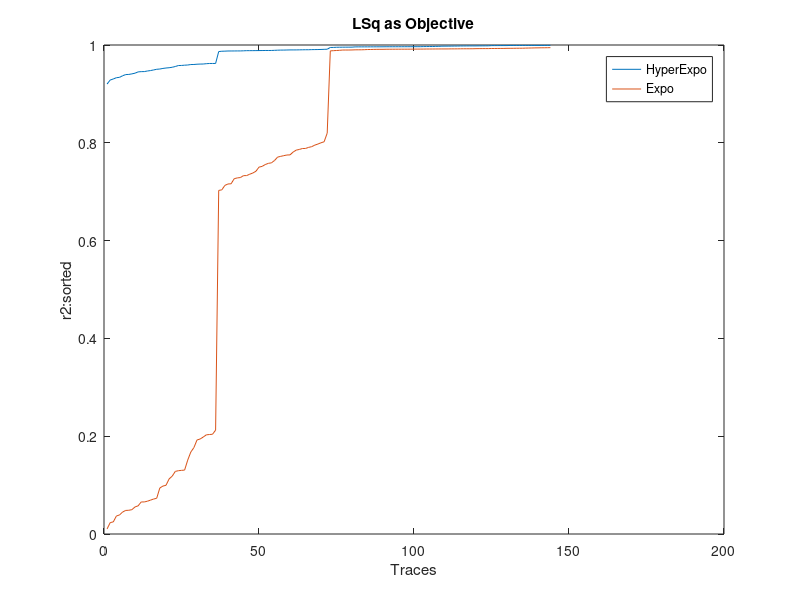

Write the MATLAB code that produced this figure.
function proc_csv()
%plots necessary graphs, charts of the data between csv files

res = csvread("output_lsq.csv");
res_single = csvread("output_lsq_single.csv");
obj = "LSq"
jsd = sort(res(:,1));
ks = sort(res(:, 2));
r2 = sort(res(:, 3));
mean(jsd)
std(jsd)


jsd_single = sort(res_single(:,1));
ks_single = sort(res_single(:, 2));
r2_single = sort(res_single(:, 3));
mean(jsd_single)
std(jsd_single)

x_axs = [1:144];

plot(x_axs, r2);
hold on
plot(x_axs, r2_single);
legend('HyperExpo', 'Expo');
title(strcat(obj, ' as Objective'));
xlabel('Traces');
ylabel('r2:sorted');

%code to find statistics of difference within metrics
%hold on
%plot(x_axs, r2);


% nrm_single = res_single(:, 1);
% sz = size(nrm_single);
% sz = sz(:,1);
% diff_ks = res_single(:,2)-res(:,2);
% count_neg = sum((diff_ks<0)==1)
% x_axs = 1:sz;
%diff = nrm_single - nrm;
% diff = nrm - nrm_single; %lsq/-
% diff;
% avg = mean(diff)
% std_dev = std(diff)
% mx = max(diff)
% mn = min(diff)
% count_neg = sum((diff<0)==1)
% count_zero = sum((diff==0)==1)
% intr_0_001 = sum((diff>0 & diff<0.001)==1)
% intr_001_01 = sum((diff>=0.001 & diff<0.01)==1)
% intr_01_1 = sum((diff>=0.01 & diff<0.1)==1)
% intr_1_2 = sum((diff>=0.1 & diff<0.2)==1)
% intr_2 = sum((diff>=0.2)==1)

%%%%%%%%%%%%%%%%%%%%%%%%%%%%%%%%draws pie chart%%%%%%%%%%%%%%%%%%%%%%%%%%%%%%%%%%%%%%%%%%%%%%%%%%%

% %X = [intr_001_01 intr_01_1  count_neg  count_zero intr_0_001 intr_1_2 intr_2] %jsd/-
% %X = [count_neg intr_0_001 intr_001_01 intr_01_1 intr_1_2] %jsd lsq
% X = [intr_0_001 intr_001_01 intr_1_2 count_neg  intr_2] %lsq/-
% % labels={'<3rd decimal place', '3rd Decimal place', '1st decimal place' '>=0.2'}
% % legend(labels);
% h = pie(X)
% %title('JSD:Exp - HyperExp');%jsd/-
% %title('JSD:LSQ - JSD');%jsd lsq
% title('r^2:HyperExp - Exp');%;lsq/-
% hText = findobj(h, 'Type', 'text');
% percentValues = get(hText, 'String');
% %txt ={'>0.001 & <0.01: '; '>0.01 & <0.1: ';'<0: ';'=0: ';'>0 & <0.001: '; '>0.1 & <0.2: '; '>=0.2: '};%jsd/-
% txt ={'0> & <0.001: '; '>0.001 & <0.01: '; '>0.1 & <0.2: ';'<0: '; '>=0.2: '};%lsq/-
% %txt ={'<0: ';'<0.001: '; '>0.001 & <0.01: '; '>0.01 & <0.1: ';'>0.1 & <0.2: '};%jsd lsq
% combinedtxt = strcat(txt, percentValues);
% oldExtents_cell = get(hText, 'Extent');
% oldExtents = cell2mat(oldExtents_cell);
% hText(1).String = combinedtxt(1);
% hText(2).String = combinedtxt(2);
% hText(3).String = combinedtxt(3);
% hText(4).String = combinedtxt(4);
% hText(5).String = combinedtxt(5);
% %hText(6).String = combinedtxt(6);%jsd lsq = 5;jsd/-=7;lsq/-=5
% %hText(7).String = combinedtxt(7);
% newExtents_cell = get(hText,'Extent'); % cell array
% newExtents = cell2mat(newExtents_cell); % numeric array 
% width_change = newExtents(:,3)-oldExtents(:,3);
% signValues = sign(oldExtents(:,1));
% offset = signValues.*(width_change/2);
% textPositions_cell = get(hText,{'Position'}); % cell array
% textPositions = cell2mat(textPositions_cell); % numeric array
% textPositions(:,1) = textPositions(:,1) + offset; % add offset 
% 
% hText(1).Position = textPositions(1,:);
% hText(2).Position = textPositions(2,:);
% hText(3).Position = textPositions(3,:);
% hText(4).Position = textPositions(4,:);
% hText(5).Position = textPositions(5,:);
%hText(6).Position = textPositions(6,:);
%hText(7).Position = textPositions(7,:);
%%%%%%%%%%%%%%%%%%%%%%%%%%%%%%%%%%%%%%%%%%%%%%%%%%%%%%%%%%%%%%%%%%%%%%%%%%%%%%%%%%%%%%%
end